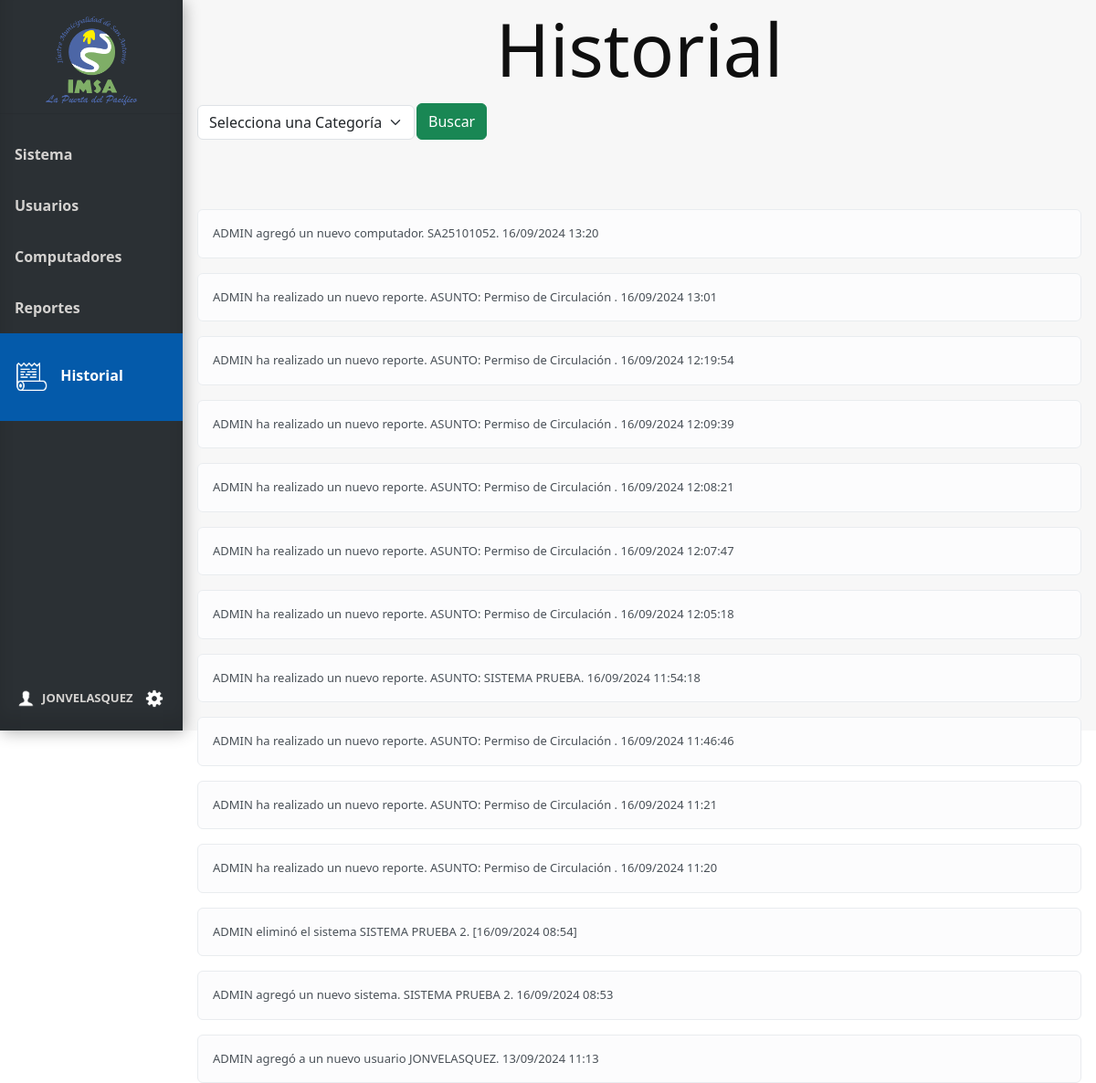
The page /historial (signed in) on the database as committed earlier.
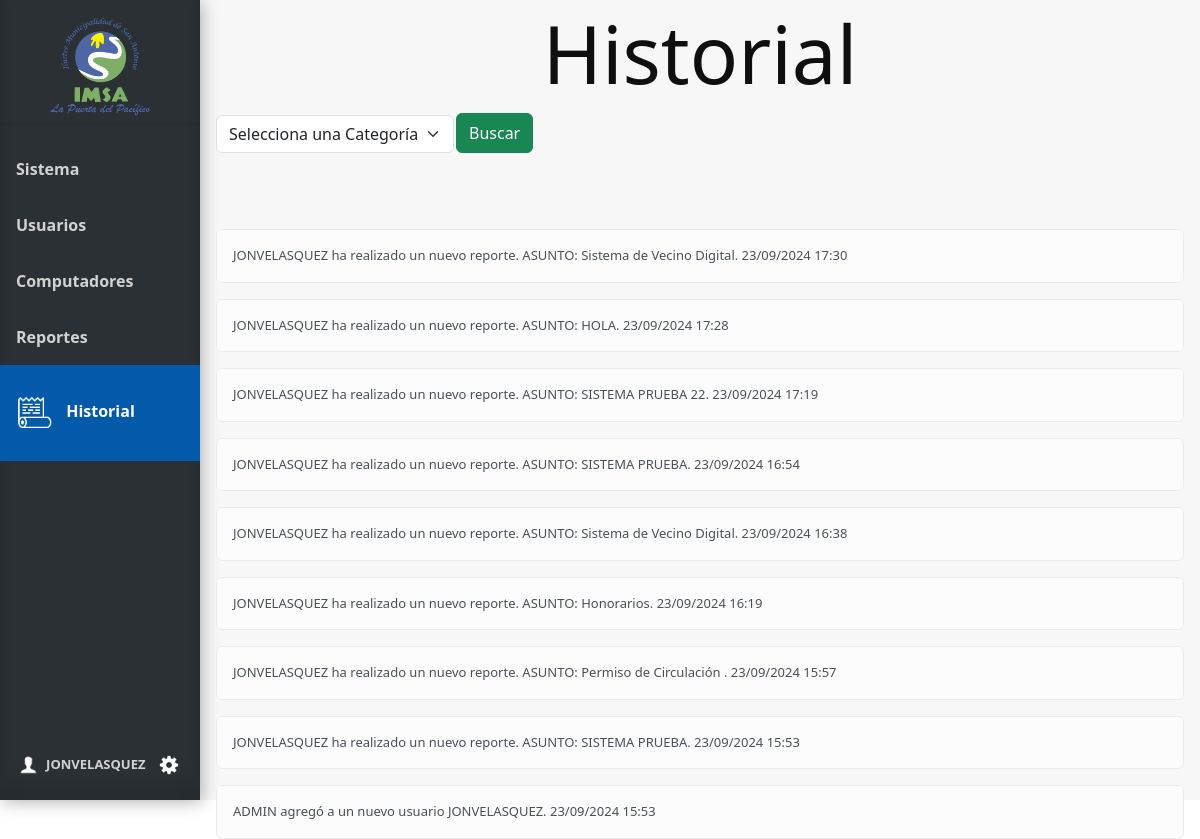
The same page on the database as committed later.
### tables this page shows
CREATE TABLE Usuario (
    Id_usuario INTEGER PRIMARY KEY AUTOINCREMENT,
    Nombre_user VARCHAR(100),
    Email VARCHAR(100),
    Psw VARCHAR(100)
);

CREATE TABLE Historial (
    Id_historial INTEGER PRIMARY KEY AUTOINCREMENT,
    usuario_historial VARCHAR(100),
    descripcion VARCHAR(100),
    fecha VARCHAR(100),
    id_categoria INTEGER,
    FOREIGN KEY (id_categoria) REFERENCES Categoria_Historial(id_categoria)
);

### app.py (the view, shortened to what this page needs)
@app.route('/historial', methods=['GET'])
@login_required
def historial():
    conn = get_db_connection()
    try:
        categoria_id = request.args.get('categoria')
        categorias = conn.execute("SELECT * FROM Categoria_historial").fetchall()
        registros = conn.execute("SELECT * FROM Historial ORDER BY fecha DESC").fetchall()
        return render_template('historial.html', registros=registros, categorias=categorias,  user=current_user)
    except Exception as e:
        flash(f"Error: {str(e)}", "danger")
    finally:
        conn.close()

### app.py (called while the page is built)
@login_manager.user_loader
def load_user(user_id):
    return Usuario.get_by_id(user_id)

def get_db_connection():
    conn = sqlite3.connect('database.db')
    conn.row_factory = sqlite3.Row
    return conn

### model.py (called while the page is built)
def get_db_connection():
    conn = sqlite3.connect('database.db')
    conn.row_factory = sqlite3.Row
    return conn

    @staticmethod
    def get_by_id(id_usuario):
        conn = get_db_connection()
        user_data = conn.execute('SELECT * FROM Usuario WHERE Id_usuario = ?', (id_usuario,)).fetchone()
        conn.close()
        if user_data:
            return Usuario(user_data['Id_usuario'], user_data['Nombre_user'], user_data['Email'], user_data['psw'])
        return None

### templates/historial.html (shortened to what this page needs)
{% extends 'base.html' %}
{% block head %}
<link rel="stylesheet" href="{{ url_for('static', filename='css/style_historial.css') }}">
{% endblock %}
{% block content %}
<h1 class="block-effect" style="--td:0.3s">
    <div class="block-reveal" style="--bc: #2b3034; --d: 0.5s">Historial</div>
</h1>
<div class="head">
    <form method="get" action="{{ url_for('historial') }}" id="filtro-form">
        <div class="doble-filtro-sistema">
            <div>
                <div class="filtro">
                    <select class="form-select form-select-bg" name="categoria" aria-label="Selecciona una Categoría">
                        <option value="">Selecciona una Categoría</option>
                    </select>
                </div>
            </div>
            <button class="btn btn-success" type="button" id="filtro-boton">Buscar</button>
        </div>
    </form>
</div>
{% if registros or historial_data %}
<div class="mt-3">
    {% for registro in (registros or historial_data) %}
    <div class="alert alert-light" role="alert">
        {{ registro['usuario_historial'] }} {{ registro['descripcion'] }}
    </div>
    {% endfor %}
</div>
{% else %}
<div class="alert alert-danger" role="alert">
    No existen registros.
</div>
{% endif %}
{% endblock %}

### templates/base.html (shortened to what this page needs)
<!doctype html>
<html lang="es">
<head>
  {% block head %} {% endblock %}
  <link rel="stylesheet" href="{{ url_for('static', filename='css/style_base.css') }}">
  <link rel="stylesheet" href="{{ url_for('static', filename='css/style_ajustes.css') }}">
  <link href="https://cdn.jsdelivr.net/npm/bootstrap@5.3.3/dist/css/bootstrap.min.css" rel="stylesheet"
>
</head>
<body>
  <div class="sidebar" style="display: flex; flex-direction: column; height: 100vh;">
    <div class="tituloMenu">
      <img src="{{ url_for('static', filename='img/logo.png') }}" alt="Logo-IMSA" width="100px">
    </div>
    <hr>
    <a href="{{ url_for('index') }}" class="slide_right {% if request.endpoint == 'index' %}active{% endif %}">
      <b>Sistema</b>
    </a>
    <a href="{{ url_for('usuarios') }}" class="slide_right {% if request.endpoint == 'usuarios' %}active{% endif %}">
      <b>Usuarios</b>
    </a>
    <a href="{{ url_for('computadores') }}"
      class="slide_right {% if request.endpoint == 'computadores' %}active{% endif %}">
      <b>Computadores</b>
    </a>
    <a href="{{ url_for('reportes') }}" class="slide_right {% if request.endpoint == 'reportes' %}active{% endif %}">
      <b>Reportes</b>
    </a>
    <a href="{{ url_for('historial') }}" class="slide_right {% if request.endpoint == 'historial' %}active{% endif %}">
      <img id="icon-historial" class="menu-icon {% if request.endpoint == 'historial' %}show{% endif %}"
        src="{{ url_for('static', filename='img/icon-historial.png') }}" alt="icon-documentos">
      <b>Historial</b>
    </a>
    <div class="menuAbajo">
      <div class="bodyCuenta">
        <a href="#" id="cuenta">
          <img src="{{ url_for('static', filename='img/icon-usuario.png') }}" alt="" width="20px"><b
            style="font-size: small;">{{ user.nombre_usuario}}</b>
        </a>
      </div>
      <div class="ajustes">
        <a href="" data-bs-toggle="modal" data-bs-target="#ModalAjustes"> <img id="icon-ajuste"
            src="{{ url_for('static', filename='img/icon-ajuste.png') }}" alt="logoAjuste"></a>
      </div>
    </div>
  </div>
  <div class="content">
    {% block content %}
    {% endblock %}
  </div>
</body>
</html>

### static/css/style_historial.css (style rules this page uses)
.alert { width: 100%; font-size: small; }

### static/css/style_base.css (style rules this page uses)
body { margin: 0; font-family: "Lato", sans-serif; background-color: #2b3034; height: 100vh; }
.content { background-color: #f7f7f7; height: 100vh; }
*, *::before, *::after { margin: 0; padding: 0; box-sizing: border-box; }
.block-effect { font-size: calc(8px + 6vw); }
.block-reveal { --t: calc(var(--td) + var(--d)); color: transparent; padding: 4px; position: relative; overflow: hidden; animation: revealBlock 0s var(--t) forwards; }
.block-reveal::after { content: ''; width: 0%; height: 100%; padding-bottom: 4px; position: absolute; top: 0; left: 0; background: var(--bc); animation: revealingIn var(--td) var(--d) forwards, revealingOut var(--td) var(--t) forwards; }
h1 { text-align: center; }
.tituloMenu { display: flex; flex-direction: column; margin-top: 10px; margin-bottom: 10px; align-items: center; height: 11%; }
.sidebar { margin: 0; padding: 0; width: 200px; background-color: #2b3034; position: fixed; height: 100%; overflow: auto; box-shadow: inset 0 -1em 1em rgba(0, 0, 0, 0.1), 0.1em 0.1em 1em rgba(0, 0, 0, 0.3); }
.sidebar > a { display: flex; align-items: center; color: #d4d2d0; padding: 16px; text-decoration: none; display: inline-block; cursor: pointer; box-shadow: inset 0 0 0 0 #00213e; -webkit-transition: ease-out 0.4s; -moz-transition: ease-out 0.4s; transition: ease-out 0.4s; }
.sidebar > a.active { background-color: #045aaa; color: white; padding-top: 15%; padding-bottom: 15%; }
div.content { margin-left: 200px; padding: 1px 16px; height: 100%; }
.menu-icon { display: none; width: 36px; margin-right: 10px; }
.sidebar a.active .menu-icon, .sidebar a:hover .menu-icon { display: inline-block; }
.menuAbajo { display: flex; margin-top: auto; color: #d4d2d0; padding: 16px 16px 25px 16px; justify-content: space-around; }
.menuAbajo a { color: #d4d2d0; text-decoration: none; cursor: pointer; }
.bodyCuenta { width: 80%; display: flex; justify-content: start; align-content: center; }
#cuenta { display: flex; justify-content: start; margin-top: auto; }
#cuenta img { margin-right: 8px; }
.ajustes { width: 15%; display: flex; justify-content: center; align-content: center; }
#icon-ajuste { width: 20px; }
.head { height: 100px; }
.filtro { margin-top: 1%; padding-right: 1%; display: flex; flex-direction: row; width: 100%; }
#filtro-form { width: 100%; }
.doble-filtro-sistema { width: 100%; display: flex; flex-direction: row; }

Rows that differ between the two databases and show on the page:
removed Historial: usuario_historial "ADMIN", descripcion "agregó un nuevo computador. SA25101052. 16/09/2024 13:20"
removed Historial: usuario_historial "ADMIN", descripcion "ha realizado un nuevo reporte. ASUNTO: Permiso de Circulación . 16/09/2024 13:01"
removed Historial: usuario_historial "ADMIN", descripcion "ha realizado un nuevo reporte. ASUNTO: Permiso de Circulación . 16/09/2024 12:19:54"
removed Historial: usuario_historial "ADMIN", descripcion "ha realizado un nuevo reporte. ASUNTO: Permiso de Circulación . 16/09/2024 12:09:39"
removed Historial: usuario_historial "ADMIN", descripcion "ha realizado un nuevo reporte. ASUNTO: Permiso de Circulación . 16/09/2024 12:08:21"
changed Historial: usuario_historial "ADMIN" → "JONVELASQUEZ"; descripcion "ha realizado un nuevo reporte. ASUNTO: Permiso de Circulación . 16/09/2024 12:07:47" → "ha realizado un nuevo reporte. ASUNTO: Sistema de Vecino Digital. 23/09/2024 17:30"
changed Historial: usuario_historial "ADMIN" → "JONVELASQUEZ"; descripcion "ha realizado un nuevo reporte. ASUNTO: Permiso de Circulación . 16/09/2024 12:05:18" → "ha realizado un nuevo reporte. ASUNTO: HOLA. 23/09/2024 17:28"
changed Historial: usuario_historial "ADMIN" → "JONVELASQUEZ"; descripcion "ha realizado un nuevo reporte. ASUNTO: SISTEMA PRUEBA. 16/09/2024 11:54:18" → "ha realizado un nuevo reporte. ASUNTO: SISTEMA PRUEBA 22. 23/09/2024 17:19"
changed Historial: usuario_historial "ADMIN" → "JONVELASQUEZ"; descripcion "ha realizado un nuevo reporte. ASUNTO: Permiso de Circulación . 16/09/2024 11:46:46" → "ha realizado un nuevo reporte. ASUNTO: SISTEMA PRUEBA. 23/09/2024 16:54"
changed Historial: usuario_historial "ADMIN" → "JONVELASQUEZ"; descripcion "ha realizado un nuevo reporte. ASUNTO: Permiso de Circulación . 16/09/2024 11:21" → "ha realizado un nuevo reporte. ASUNTO: Sistema de Vecino Digital. 23/09/2024 16:38"
changed Historial: usuario_historial "ADMIN" → "JONVELASQUEZ"; descripcion "ha realizado un nuevo reporte. ASUNTO: Permiso de Circulación . 16/09/2024 11:20" → "ha realizado un nuevo reporte. ASUNTO: Honorarios. 23/09/2024 16:19"
changed Historial: usuario_historial "ADMIN" → "JONVELASQUEZ"; descripcion "eliminó el sistema SISTEMA PRUEBA 2. [16/09/2024 08:54]" → "ha realizado un nuevo reporte. ASUNTO: Permiso de Circulación . 23/09/2024 15:57"
changed Historial: usuario_historial "ADMIN" → "JONVELASQUEZ"; descripcion "agregó un nuevo sistema. SISTEMA PRUEBA 2. 16/09/2024 08:53" → "ha realizado un nuevo reporte. ASUNTO: SISTEMA PRUEBA. 23/09/2024 15:53"
changed Historial "ADMIN": descripcion "agregó a un nuevo usuario JONVELASQUEZ. 13/09/2024 11:13" → "agregó a un nuevo usuario JONVELASQUEZ. 23/09/2024 15:53"
